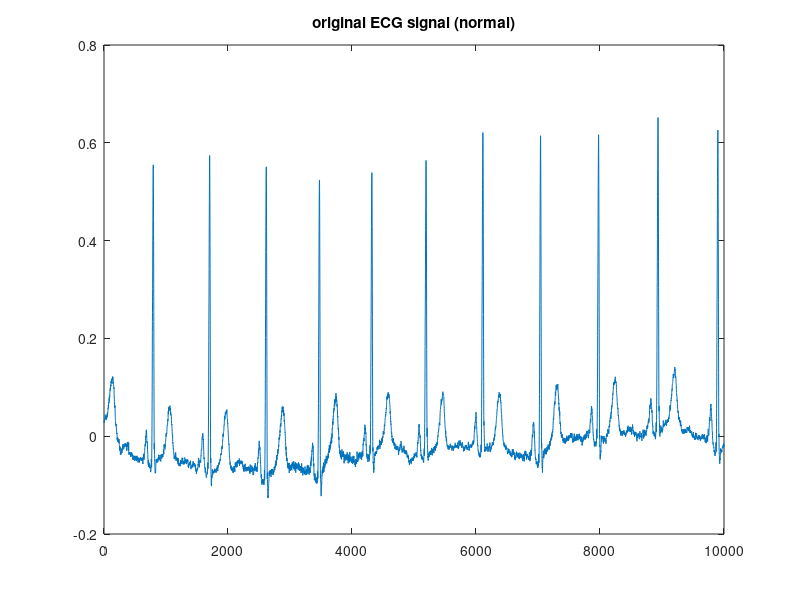

This figure's MATLAB source:
%ECG signal
fs=1000;
x=load('s0306lrem.mat');
y=x.val/2000;
y=y';


plot(y(1:10*fs)); %plot first 10 second data
title('original ECG signal (normal)');

